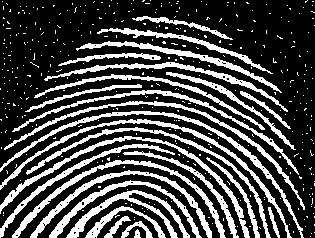
#> input picture Problem 6- Morphological_Processing/images/finger_print.tif, 315 x 238 px
$ jupyter execute '(c)Boundary_Extraction.ipynb'
#> lines starting #> are read from the running program, lines starting #| are printed output that depends on the picture; after the words box and inside, x2 and y2 are one past the last pixel; in counts of white or black regions, pixels touching at a corner belong together
#### Take a binary image & perform Boundary Extraction using morphological operation

[cell 1]
import cv2
import numpy as np
import matplotlib.pyplot as plt

[cell 2]
original_image = cv2.imread('./images/finger_print.tif', 0)
#> original_image: shape (238, 315); 28.5% white; 414 white regions (387 under 20 px), largest, box (x1, y1, x2, y2) and area: (0, 111, 304, 238) 1388, (0, 136, 250, 238) 1372, (0, 119, 292, 238) 1337
print(f"shape of the original image: {original_image.shape}")
#| shape of the original image: (238, 315)
plt.imshow(original_image, cmap='gray')
plt.title('original image')
plt.show()

img_arr = np.array(original_image)
print(f"min pixel intensity: {np.min(img_arr)}")
#| min pixel intensity: 0
print(f"max pixel intensity: {np.max(img_arr)}")
#| max pixel intensity: 255

[cell 3]
original_image = cv2.imread('./images/Lincoln.tif', 0)
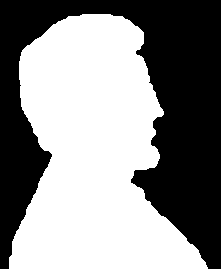
#> input picture Problem 5- Edge_Detection_and_Segmentation/images/Lincoln.tif, 221 x 269 px, found by its file name
#> original_image: shape (269, 221); 54.6% white; 1 black region, box (x1, y1, x2, y2) and area: (0, 0, 221, 269) 26994
print(f"shape of the original image: {original_image.shape}")
#| shape of the original image: (269, 221)
plt.imshow(original_image, cmap='gray')
plt.title('Original Image')
plt.show()

img_arr = np.array(original_image)
print(f"min pixel intensity: {np.min(img_arr)}")
#| min pixel intensity: 0
print(f"max pixel intensity: {np.max(img_arr)}")
#| max pixel intensity: 255

### Erosion Function

[cell 4]
def erosion(input_image, st_element):
    output_image = input_image.copy()
    st_element = st_element*255

    #calculte padding offset
    st_offset = st_element.shape[0]//2
    image_height, image_width = input_image.shape
#> image_height = 269; image_width = 221

    #iterate over every pixel in the image
    for row in range(image_height):
        for col in range(image_width):
            is_fit = True

            #iterate over the structuring element
            for dx in range(-st_offset, st_offset+1):
                for dy in range(-st_offset, st_offset+1):
                    st_row = dx + st_offset
                    st_col = dy + st_offset

                    #calculate image pixel location
                    img_row = row + dx
                    img_col = col + dy

                    #check if the position is inside image boundaries
                    if 0<=img_row<image_height and 0<=img_col<image_width:
                        if st_element[st_row, st_col] == 255 and input_image[img_row, img_col] != 255:
                            is_fit = False
                    #If the structuring element expects foreground but we're outside the image
                    elif st_element[st_row, st_col] == 255:
                        is_fit = False
            output_image[row][col] = 255 if is_fit else 0
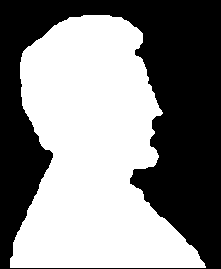
#> output_image: shape (269, 221); 52.8% white; 1 black region, box (x1, y1, x2, y2) and area: (0, 0, 221, 269) 28074

    return np.uint8(output_image)

### Functon for Boundary Extraction

[cell 5]
def extract_boundary(image, st_element):
    eroded_image = erosion(image.copy(), st_element)
    return image - eroded_image
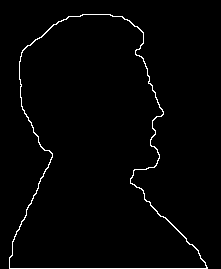
#> returned value: shape (269, 221); 1.8% white in thin lines or dots, all inside (x1, y1, x2, y2) = (9, 14, 208, 269)
